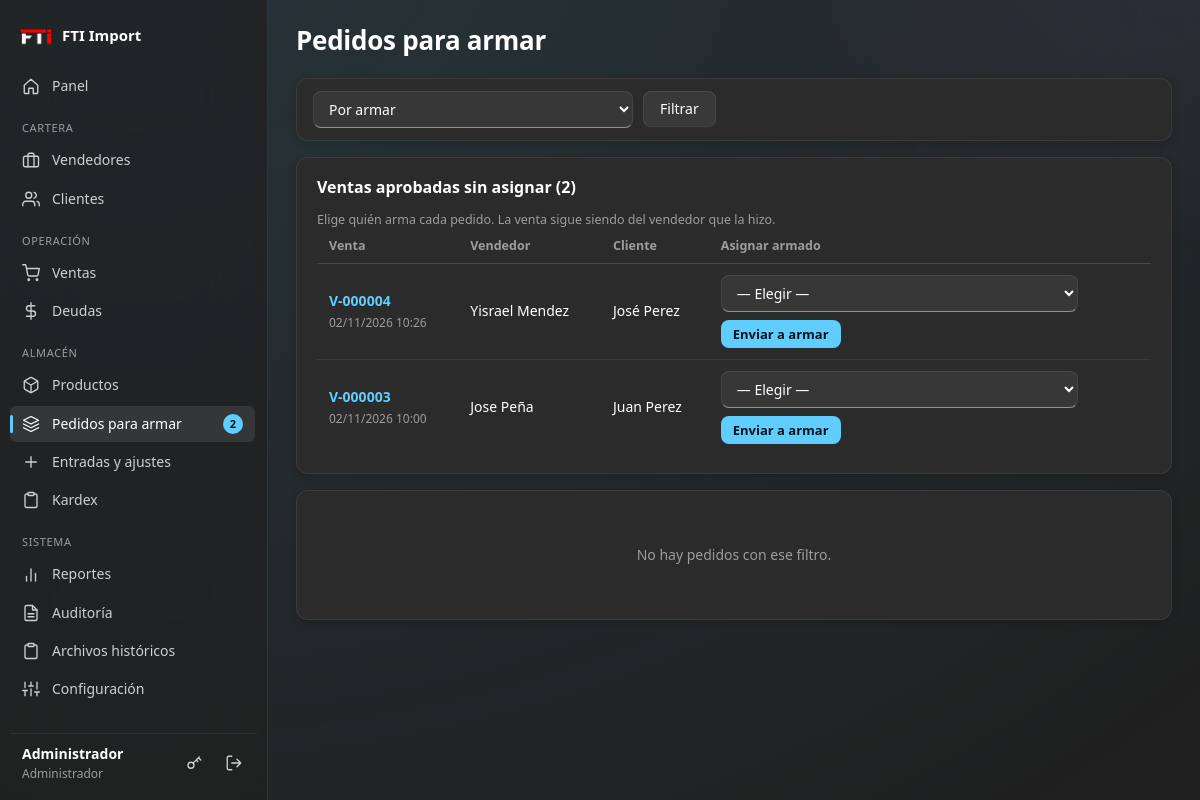
The page /armados/ (signed in) on the database its author committed.
### tables this page shows
CREATE TABLE configuracion (
    clave TEXT PRIMARY KEY,
    valor TEXT
);

CREATE TABLE usuarios (
    id         INTEGER PRIMARY KEY AUTOINCREMENT,
    usuario    TEXT NOT NULL UNIQUE,
    nombre     TEXT NOT NULL,
    clave_hash TEXT NOT NULL,
    rol        TEXT NOT NULL CHECK (rol IN ('admin', 'vendedor')),
    telefono   TEXT DEFAULT '',
    email      TEXT DEFAULT '',
    activo     INTEGER NOT NULL DEFAULT 1,
    creado     TEXT NOT NULL,
    -- Tipo de vendedor: 'especial' elige detal/mayor y USD/Bs; 'normal' solo vende al mayor en USD.
    tipo_vendedor TEXT NOT NULL DEFAULT 'normal' CHECK (tipo_vendedor IN ('especial', 'normal'))
);

CREATE TABLE "ventas" (
                    id INTEGER PRIMARY KEY AUTOINCREMENT,
                    numero TEXT,
                    fecha TEXT NOT NULL,
                    cliente_id INTEGER NOT NULL REFERENCES clientes(id),
                    vendedor_id INTEGER NOT NULL REFERENCES usuarios(id),
                    tipo_pago TEXT NOT NULL CHECK (tipo_pago IN ('contado', 'credito')),
                    dias_credito INTEGER NOT NULL DEFAULT 0,
                    moneda TEXT NOT NULL CHECK (moneda IN ('USD', 'VES')),
                    tasa REAL NOT NULL DEFAULT 1,
                    metodo_pago TEXT DEFAULT '',
                    subtotal REAL NOT NULL DEFAULT 0,
                    descuento REAL NOT NULL DEFAULT 0,
                    total REAL NOT NULL DEFAULT 0,
                    total_usd REAL NOT NULL DEFAULT 0,
                    estado TEXT NOT NULL DEFAULT 'pendiente'
                           CHECK (estado IN ('pendiente', 'aprobada', 'rechazada', 'anulada')),
                    pagada INTEGER NOT NULL DEFAULT 0,
                    nota TEXT DEFAULT '',
                    aprobado_por INTEGER REFERENCES usuarios(id),
                    fecha_aprobacion TEXT,
                    motivo TEXT DEFAULT ''
                );

CREATE TABLE clientes (
    id                 INTEGER PRIMARY KEY AUTOINCREMENT,
    vendedor_id        INTEGER NOT NULL REFERENCES usuarios(id),
    nombre             TEXT NOT NULL,
    documento          TEXT DEFAULT '',
    telefono           TEXT DEFAULT '',
    direccion          TEXT DEFAULT '',
    tipo_pago          TEXT NOT NULL DEFAULT 'contado' CHECK (tipo_pago IN ('contado', 'credito')),
    dias_credito       INTEGER NOT NULL DEFAULT 0,
    limite_credito_usd REAL NOT NULL DEFAULT 0,      -- 0 = sin límite
    activo             INTEGER NOT NULL DEFAULT 1,
    creado             TEXT NOT NULL,
    -- Semáforo del cliente: solo el admin lo cambia; los vendedores solo lo ven. NULL = sin color.
    color              TEXT DEFAULT NULL CHECK (color IN ('verde', 'amarillo', 'rojo'))
);

### routes/armados.py (the view, shortened to what this page needs)
@bp.route("/")
@login_required
def lista():
    if g.user["rol"] == "admin":
        estado = request.args.get("estado", "pendiente")
        donde, args = ("1=1", []) if estado == "todos" else ("a.estado = ?", [estado if estado in ("pendiente", "armado") else "pendiente"])
        sin_asignar = query(
            """SELECT v.id, v.numero, v.fecha, uv.nombre AS vendedor, c.nombre AS cliente
                 FROM ventas v JOIN usuarios uv ON uv.id = v.vendedor_id JOIN clientes c ON c.id = v.cliente_id
                WHERE v.estado = 'aprobada' AND v.id > ? AND NOT EXISTS (SELECT 1 FROM armados a WHERE a.venta_id = v.id)
                ORDER BY v.id DESC LIMIT 100""", (services.armado_desde_venta(),))
        return render_template("armados/lista.html", pedidos=_lista_armados(donde, args), sin_asignar=sin_asignar,
                               estado=estado, modo="admin")

### db.py (called while the page is built)
def query(sql, args=(), one=False):
    rows = get_db().execute(sql, args).fetchall()
    if one:
        return rows[0] if rows else None
    return rows

### routes/armados.py (called while the page is built)
def _lista_armados(donde, args):
    filas = query(
        f"""SELECT a.*, v.numero, v.fecha AS venta_fecha, v.vendedor_id, uv.nombre AS vendedor, c.nombre AS cliente,
                   ua.nombre AS asignado_nombre, ub.nombre AS armador_nombre
              FROM armados a JOIN ventas v ON v.id = a.venta_id AND v.estado = 'aprobada'
              JOIN usuarios uv ON uv.id = v.vendedor_id JOIN clientes c ON c.id = v.cliente_id
              LEFT JOIN usuarios ua ON ua.id = a.asignado_a LEFT JOIN usuarios ub ON ub.id = a.armado_por
             WHERE {donde} ORDER BY (a.estado = 'pendiente') DESC, a.id DESC LIMIT 100""", args)
    return [{"a": f, "lineas": services.lineas_armado(f["venta_id"])} for f in filas]

### services.py (called while the page is built)
def get_config(clave, defecto=""):
    fila = query("SELECT valor FROM configuracion WHERE clave = ?", (clave,), one=True)
    return fila["valor"] if fila and fila["valor"] is not None else defecto

def stock_alerta_defecto():
    return max(to_float(get_config("stock_alerta_defecto", "10"), 10.0), 0.0)

def productos_en_alerta(limite=None):
    sql = ("SELECT id, codigo, nombre, stock, unidad, " + SQL_MINIMO_EFECTIVO + " AS minimo "
           "FROM productos WHERE activo = 1 AND stock <= " + SQL_MINIMO_EFECTIVO + " ORDER BY stock ASC")
    d = stock_alerta_defecto()
    args = [d, d]
    if limite:
        sql += " LIMIT ?"
        args.append(limite)
    return query(sql, args)

def armado_desde_venta():
    return to_int(get_config("armado_desde_venta", "0"))

def vendedores_especiales():
    return query("SELECT id, nombre FROM usuarios WHERE rol='vendedor' AND tipo_vendedor='especial' AND activo=1 ORDER BY nombre")

### utils.py (called while the page is built)
def _zona():
    return timezone(timedelta(hours=current_app.config.get("UTC_OFFSET_HORAS", -4)))

def hoy():
    return datetime.now(_zona()).strftime("%Y-%m-%d")

def to_float(valor, defecto=0.0):
    if valor is None:
        return defecto
    s = str(valor).strip().replace(" ", "")
    if not s:
        return defecto
    if "," in s and "." in s:
        s = s.replace(".", "").replace(",", ".")   # 1.234,50 -> 1234.50
    elif "," in s:
        s = s.replace(",", ".")
    try:
        return float(s)
    except ValueError:
        return defecto

def to_int(valor, defecto=0):
    try:
        return int(float(str(valor).strip()))
    except (ValueError, TypeError):
        return defecto

### templates/armados/lista.html (shortened to what this page needs)
{% extends 'base.html' %}
{% from '_macros.html' import armado_tag %}
{% block titulo %}Pedidos para armar{% endblock %}
{% block contenido %}
{% if modo == 'admin' %}
<form class="filters card" method="get">
  <select name="estado">
    {% for e, t in [('pendiente','Por armar'),('armado','Ya armados'),('todos','Todos')] %}<option value="{{ e }}" {{ 'selected' if estado == e }}>{{ t }}</option>{% endfor %}
  </select>
  <button class="btn">Filtrar</button>
</form>
{% if sin_asignar %}
<section class="card">
  <h2>Ventas aprobadas sin asignar ({{ sin_asignar|length }})</h2>
  <p class="hint">Elige quién arma cada pedido. La venta sigue siendo del vendedor que la hizo.</p>
  <div class="table-wrap"><table class="stack compacta">
    <thead><tr><th>Venta</th><th>Vendedor</th><th>Cliente</th><th>Asignar armado</th></tr></thead>
    <tbody>{% for s in sin_asignar %}
      <tr><td data-label="Venta"><a href="{{ url_for('ventas.detalle', venta_id=s.id) }}"><b>{{ s.numero }}</b></a><br><small class="muted">{{ s.fecha|fechahora }}</small></td>
          <td data-label="Vendedor">{{ s.vendedor }}</td><td data-label="Cliente">{{ s.cliente }}</td>
          <td>{% with venta_id=s.id, actual=None, volver=url_for('armados.lista') %}
            <form method="post" action="{{ url_for('armados.asignar', venta_id=venta_id) }}" class="inline-form">{{ csrf_field() }}
              <select name="armador" required><option value="">— Elegir —</option><option value="cualquiera">Cualquiera de los especiales</option>
                {% for e in vendedores_especiales() %}<option value="{{ e.id }}">{{ e.nombre }}</option>{% endfor %}</select>
              <button class="btn primary sm">Enviar a armar</button></form>{% endwith %}</td></tr>
    {% endfor %}</tbody></table></div>
</section>
{% endif %}
{% endif %}
{% for p in pedidos %}{{ pedido(p, modo == 'especial') }}
{% else %}<section class="card empty"><p class="muted">{{ 'No tienes pedidos por armar en tu bandeja.' if modo == 'especial' else 'No hay pedidos con ese filtro.' }}</p></section>{% endfor %}
{% endblock %}

### templates/base.html (shortened to what this page needs)
{% from '_macros.html' import ico, flashes %}
<!doctype html>
<html lang="es">
<head>
  <link rel="stylesheet" href="{{ url_for('static', filename='css/style.css') }}">
</head>
<body>
{% if g.user %}
  {% set ep = request.endpoint or '' %}
  <div class="shell">
    <aside class="sidebar">
<div class="brand">
    <span class="brand-logo">
        <img src="{{ url_for('static', filename='logo.png') }}"
             alt="Logo de la empresa"
             class="logo-empresa">
    </span>
    <span class="brand-name">{{ empresa }}</span>
</div>      <nav class="nav">
        <a href="{{ url_for('panel.inicio') }}" class="{{ 'on' if ep == 'panel.inicio' }}">{{ ico('home') }}<span>Panel</span></a>
        {% if g.user.rol == 'admin' %}
          <div class="nav-group">Cartera</div>
          <a href="{{ url_for('admin.vendedores') }}" class="{{ 'on' if ep.startswith('admin.vendedor') }}">{{ ico('brief') }}<span>Vendedores</span></a>
          <a href="{{ url_for('clientes.lista') }}" class="{{ 'on' if ep.startswith('clientes.') }}">{{ ico('users') }}<span>Clientes</span></a>
          <div class="nav-group">Operación</div>
          <a href="{{ url_for('ventas.lista') }}" class="{{ 'on' if ep.startswith('ventas.') }}">{{ ico('cart') }}<span>Ventas</span>{% if n_pendientes %}<b class="pill">{{ n_pendientes }}</b>{% endif %}</a>
          <a href="{{ url_for('deudas.lista') }}" class="{{ 'on' if ep.startswith('deudas.') }}">{{ ico('dollar') }}<span>Deudas</span></a>
          <div class="nav-group">Almacén</div>
          <a href="{{ url_for('catalogo.productos') }}" class="{{ 'on' if ep in ('catalogo.productos','catalogo.producto_nuevo','catalogo.producto_editar','catalogo.categorias') }}">{{ ico('box') }}<span>Productos</span></a>
          <a href="{{ url_for('armados.lista') }}" class="{{ 'on' if ep.startswith('armados.') }}">{{ ico('layers') }}<span>Pedidos para armar</span>{% if n_por_armar %}<b class="pill" title="Pedidos pendientes o sin asignar">{{ n_por_armar }}</b>{% endif %}</a>
          <a href="{{ url_for('catalogo.movimiento') }}" class="{{ 'on' if ep == 'catalogo.movimiento' }}">{{ ico('plus') }}<span>Entradas y ajustes</span></a>
          <a href="{{ url_for('catalogo.kardex') }}" class="{{ 'on' if ep == 'catalogo.kardex' }}">{{ ico('clip') }}<span>Kardex</span></a>
          <div class="nav-group">Sistema</div>
          <a href="{{ url_for('admin.reportes') }}" class="{{ 'on' if ep == 'admin.reportes' }}">{{ ico('chart') }}<span>Reportes</span></a>
          <a href="{{ url_for('admin.auditoria') }}" class="{{ 'on' if ep == 'admin.auditoria' }}">{{ ico('file') }}<span>Auditoría</span></a>
          <a href="{{ url_for('admin.historiales') }}" class="{{ 'on' if ep.startswith('admin.historial') }}">{{ ico('clip') }}<span>Archivos históricos</span></a>
          <a href="{{ url_for('admin.configuracion') }}" class="{{ 'on' if ep == 'admin.configuracion' }}">{{ ico('sliders') }}<span>Configuración</span></a>
        {% endif %}
      </nav>
      <div class="user-box">
        <div class="user-info"><b>{{ g.user.nombre }}</b><small>{{ 'Administrador' if g.user.rol == 'admin' else ('Vendedor especial' if g.user.tipo_vendedor == 'especial' else 'Vendedor') }}</small></div>
        <a class="icon-btn" href="{{ url_for('auth.cuenta') }}" title="Cambiar clave">{{ ico('key') }}</a>
        <form method="post" action="{{ url_for('auth.logout') }}">{{ csrf_field() }}<button class="icon-btn" title="Cerrar sesión">{{ ico('logout') }}</button></form>
      </div>
    </aside>
    <main class="content">
      <header class="topbar">
        <h1>{% block titulo %}{% endblock %}</h1>
      </header>
      {% block contenido %}{% endblock %}
    </main>
  </div>
{% else %}
  <main class="auth">{{ flashes() }}{{ self.contenido() }}</main>
{% endif %}
</body>
</html>

### templates/base.html (style rules this page uses)
.brand-logo { background: transparent !important; border: none !important; box-shadow: none !important; }
.logo-empresa { width: 100%; height: 100%; object-fit: contain; display: block; }

### rows shown on the page
configuracion: valor "FTI Import"
usuarios: user.nombre "Administrador", rol "Administrador"
ventas: numero "V-000004", fecha|fechahora "02/11/2026 10:26", vendedor "Yisrael Mendez", cliente "José Perez"
ventas: numero "V-000003", fecha|fechahora "02/11/2026 10:00", vendedor "Jose Peña", cliente "Juan Perez"

### other values the page prints
{{ n_por_armar }} "2"
{{ sin_asignar|length }} "2"
form field estado "Por armar"
